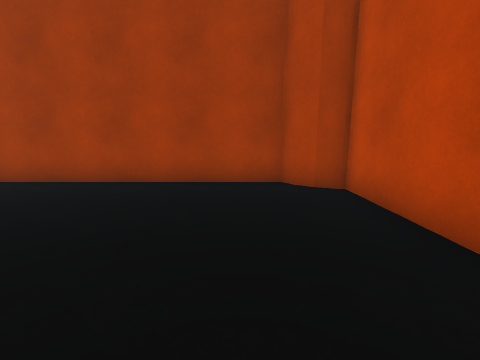
View 1 (above)

17 first-person views from a walk through a 3-D level made in the Unity game engine. The camera is 1.2 m above the floor, tilts 10° down and sees 90° across. The floor is counted in squares, 1 m on a side. Each view is taken from the middle of a square. On the plan, view 1 faces up. The plan holds only what a view shows up to about 12 squares ahead; the rest is blank. The place goes on beyond the plan. Surface patterns are stand-ins for the level's own textures.

View 2
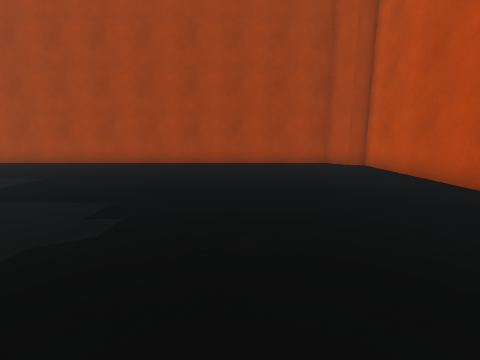

View 3
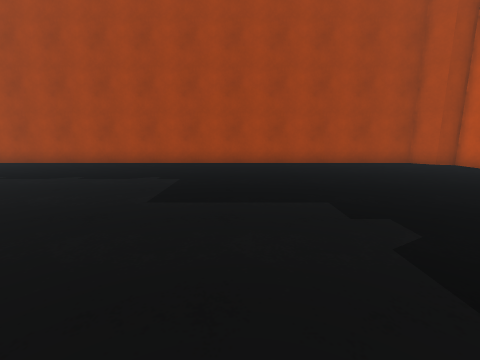

View 4
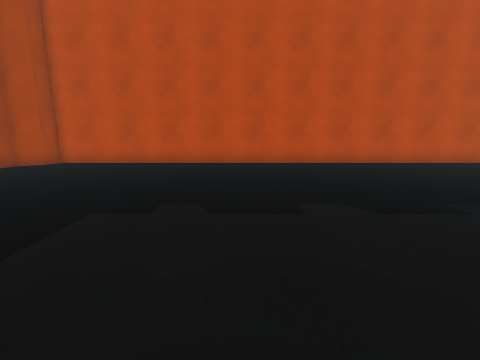

View 5
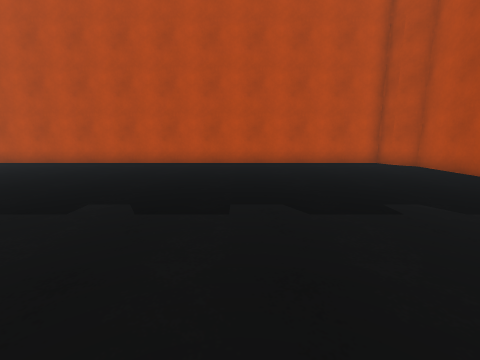

View 6
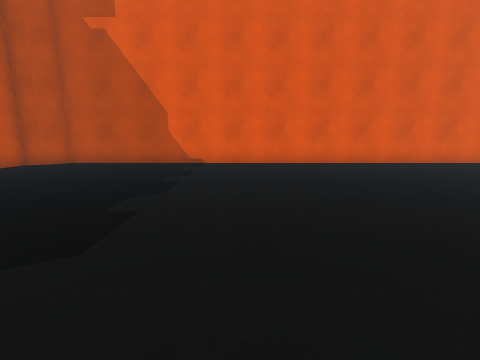

View 7
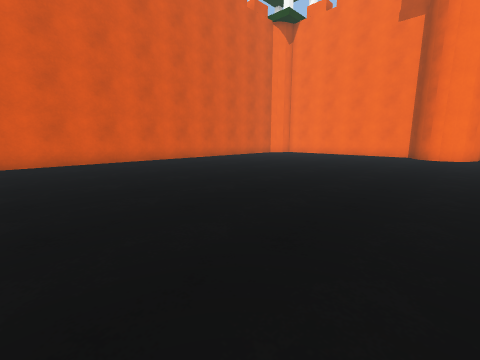

View 8
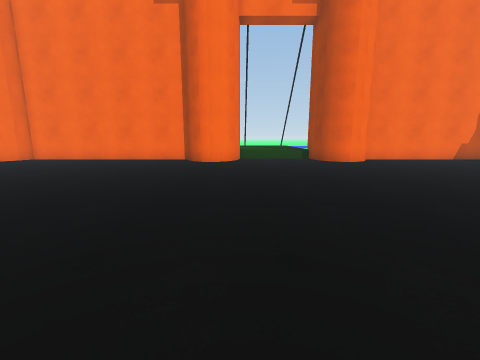

View 9
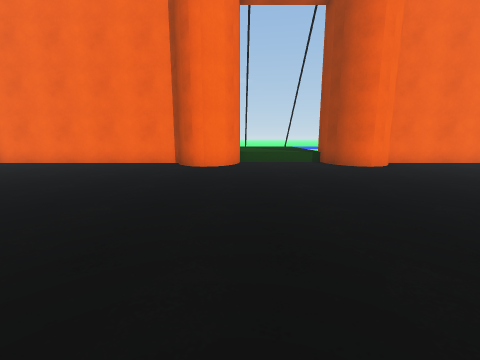

View 10
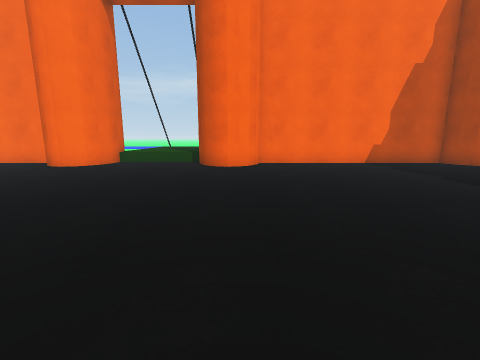

View 11
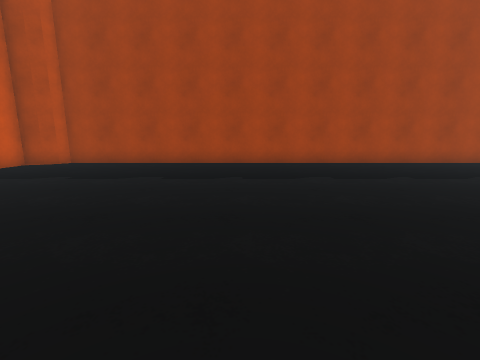

View 12
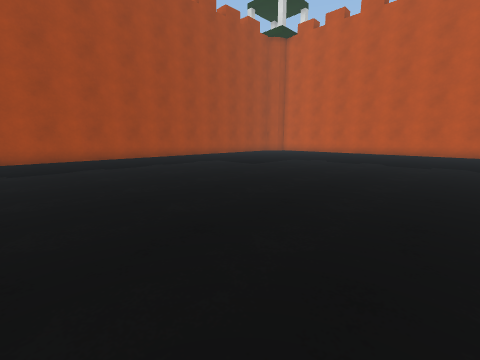

View 13
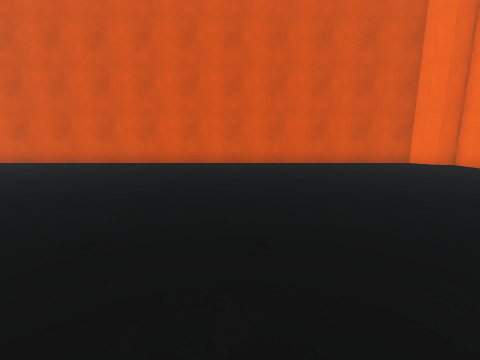

View 14
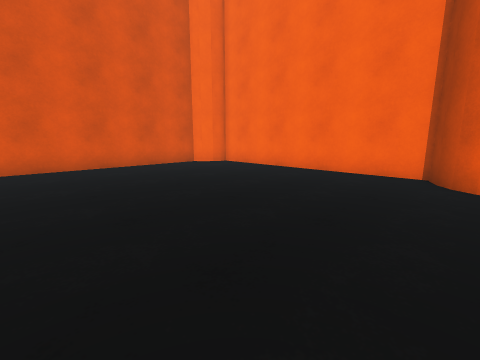

View 15
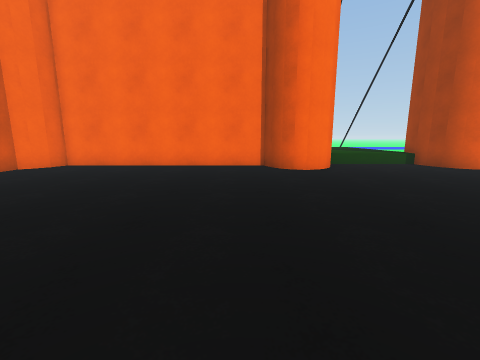

View 16
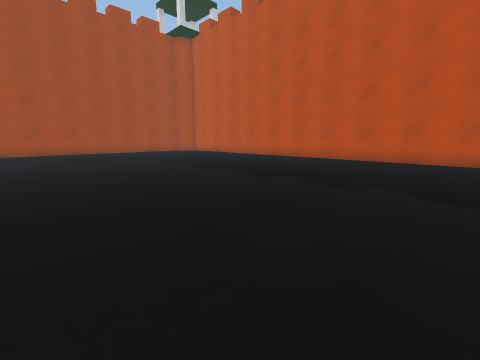

View 17
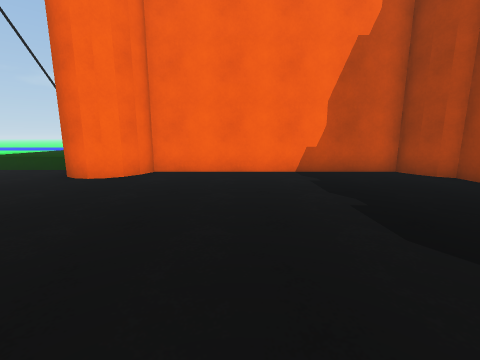

### Floor plan
Key: @ floor where view 1 was taken; # wall or solid block; . main floor; : floor 0.5 m higher than the main floor; / step, stairs or slope; T tower.
Columns run from 28 left of view 1 to 3 right of it. Each row starts with its distance up from view 1.
  7    ############## ############
  6  TTT..........................T#
  5  #.............................#
  4  #.............................#
  3  #.............................#
  2  #.............................#
  1  #.............................#
  0  #..........................@..#
 -1  #.............................#
 -2  #.............................#
 -3  TT............................#
 -4   TT...........................#
 -5   TT...........................#
 -6 TTT............................#
 -7 :/.............................#
 -8 :/.............................#
 -9 :/.............  ..............#
-10 TTT............................#
-11   TT...........................#
-12   TT...........................#
-13  TT............................#
-14  #.............................#
-15  #.............................#
-16  #.............................#
-17  #.............................#
-18  #.............................#
-19  #.............................#
-20  #.............................#
-21  #.............................#
-22  TT...........................T#
-23    ###########################

Positions as (right, up) in squares from view 1, and headings:
1: (0, 0), facing up
2: (-3, -5), facing up
3: (-7, -5), facing up
4: (-9, -3), facing right
5: (-9, -15), facing right
6: (-7, -11), facing down
7: (-9, -10), facing down-left
8: (-13, -10), facing left
9: (-15, -10), facing left
10: (-15, -4), facing left
11: (-17, -5), facing up
12: (-17, -8), facing up-right
13: (-17, -11), facing down
14: (-18, -12), facing down-left
15: (-16, -14), facing left
16: (-11, -14), facing up-right
17: (-18, 0), facing left
